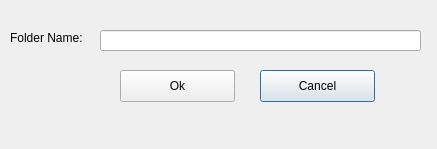
<?xml version="1.0" encoding="UTF-8"?>
<ui version="4.0">
 <class>MyDialogue</class>
 <widget class="QDialog" name="MyDialogue">
  <property name="geometry">
   <rect>
    <x>0</x>
    <y>0</y>
    <width>437</width>
    <height>149</height>
   </rect>
  </property>
  <property name="windowTitle">
   <string>Dialog</string>
  </property>
  <widget class="QLabel" name="label">
   <property name="geometry">
    <rect>
     <x>10</x>
     <y>30</y>
     <width>81</width>
     <height>16</height>
    </rect>
   </property>
   <property name="text">
    <string>&lt;html&gt;&lt;head/&gt;&lt;body&gt;&lt;p&gt;Folder Name:&lt;/p&gt;&lt;/body&gt;&lt;/html&gt;</string>
   </property>
  </widget>
  <widget class="QLineEdit" name="lineEdit">
   <property name="geometry">
    <rect>
     <x>100</x>
     <y>30</y>
     <width>321</width>
     <height>21</height>
    </rect>
   </property>
  </widget>
  <widget class="QPushButton" name="cancelButton">
   <property name="geometry">
    <rect>
     <x>260</x>
     <y>70</y>
     <width>115</width>
     <height>32</height>
    </rect>
   </property>
   <property name="text">
    <string>Cancel</string>
   </property>
  </widget>
  <widget class="QPushButton" name="okButton">
   <property name="geometry">
    <rect>
     <x>120</x>
     <y>70</y>
     <width>115</width>
     <height>32</height>
    </rect>
   </property>
   <property name="text">
    <string>Ok</string>
   </property>
  </widget>
 </widget>
 <resources/>
 <connections>
  <connection>
   <sender>okButton</sender>
   <signal>clicked()</signal>
   <receiver>MyDialogue</receiver>
   <slot>accept()</slot>
   <hints>
    <hint type="sourcelabel">
     <x>149</x>
     <y>86</y>
    </hint>
    <hint type="destinationlabel">
     <x>86</x>
     <y>126</y>
    </hint>
   </hints>
  </connection>
  <connection>
   <sender>cancelButton</sender>
   <signal>clicked()</signal>
   <receiver>MyDialogue</receiver>
   <slot>reject()</slot>
   <hints>
    <hint type="sourcelabel">
     <x>288</x>
     <y>83</y>
    </hint>
    <hint type="destinationlabel">
     <x>291</x>
     <y>130</y>
    </hint>
   </hints>
  </connection>
 </connections>
</ui>
